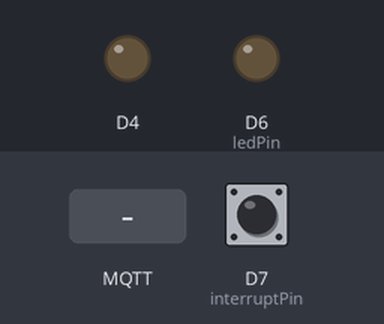
Bench run of a sketch on a simulated ESP8266 (NodeMCU). Shown: output pins drawn as LEDs (lit = HIGH). Wiring (inferred from the names in the program): MPU-6050 motion sensor at I2C address 0x68. The inputs (shaded band) are chosen by the test bench; at power-on: D7 (interruptPin) LOW. WiFi joins after 1.5 s; servers stay silent unless stated; random numbers use the default seed unless the sketch sets one; no MQTT or app messages arrive unless stated; what the sketch prints to the serial monitor is not drawn.

Above: at 4.2 s.
4.3 s: MQTT message "0" arrives on the first subscribed topic
At 5.4 s:
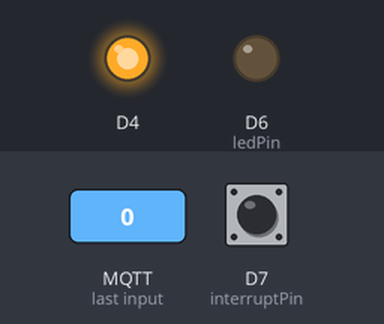
5.8 s: D7 (interruptPin) pulled HIGH for 0.15 s
At 6.5 s:
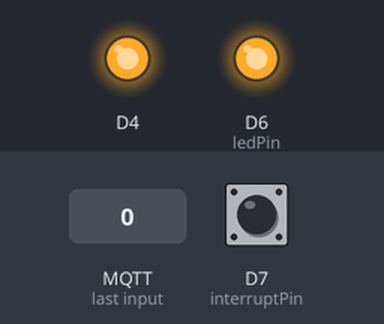
8.3 s: MQTT message "1" arrives on the first subscribed topic
At 9.5 s:
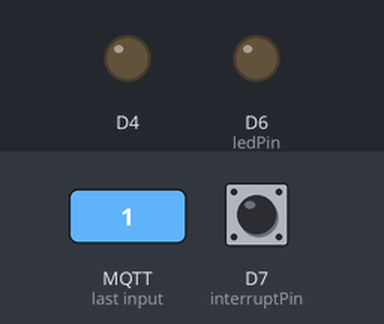
9.8 s: MQTT message "2" arrives on the first subscribed topic
At 10.8 s:
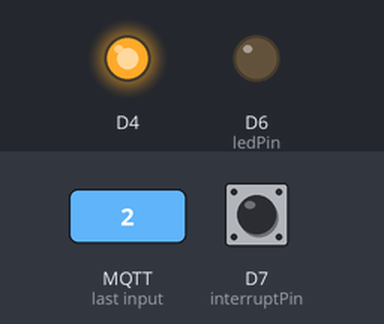
Timing chart, 0 to 12.3 s (numbered marks = the images above; inputs shaded):
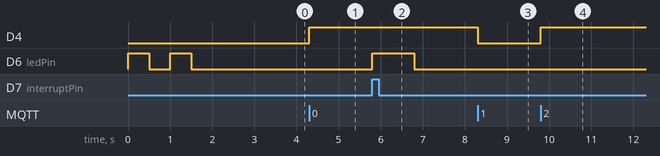

Measured:
- after the input at 4.3 s, D4: LOW → HIGH at once
- after the input at 5.8 s, D6 (ledPin): LOW → HIGH at once, → LOW 1.0 s later
- after the input at 8.3 s, D4: HIGH → LOW at once
- after the input at 9.8 s, D4: LOW → HIGH at once

The sketch:

Igelworkshop.ino
```cpp
#include <ESP8266WiFi.h>
#include <PubSubClient.h>
#include "Wire.h"
#define MPU6050_ADDR              0x68 // Alternatively set AD0 to HIGH  --> Address = 0x69
#define MPU6050_ACCEL_CONFIG      0x1C // Accelerometer Configuration Register
#define MPU6050_PWR_MGT_1         0x6B // Power Management 1 Register
#define MPU6050_INT_PIN_CFG       0x37 // Interrupt Pin / Bypass Enable Configuration Register
#define MPU6050_INT_ENABLE        0x38 // Interrupt Enable Register
#define MPU6050_LATCH_INT_EN      0x05 // Latch Enable Bit for Interrupt
#define MPU6050_ACTL              0x07 // Active-Low Enable Bit
#define MPU6050_WOM_EN            0x06 // Wake on Motion Enable bit
#define MPU6050_WOM_THR           0x1F // Wake on Motion Threshold Register
#define MPU6050_MOT_DUR           0x20 // Motion Detection Duration Register
#define MPU6050_ACCEL_INTEL_CTRL  0x69 // Accelaration Interrupt Control Register
#define MPU6050_SIGNAL_PATH_RESET 0x68 // Signal Path Reset Register
byte interruptPin=13;
byte ledPin=D6;
volatile bool accEvent = false;

const char* ssid = "FRITZ!Box Fon WLAN 7360"; // Hier  Netzwerknamen einsetzen
const char* password = ""; // Hier Passwort des Netzwerkes einsetzen
const char* mqtt_server = "62.75.187.126";
const char* myTobic = "igelalarm";

long timestamp = 0;

WiFiClient espClient;

void callback(char* topic, byte* payload, unsigned int length) {
  Serial.print("Message arrived [");
  Serial.print(topic);
  Serial.print("] ");
  for (int i = 0; i < length; i++) {
    Serial.print((char)payload[i]);
  }
  Serial.println();

  // Switch on the LED if an 1 was received as first character
  if ((char)payload[0] == '1') {
    Serial.println("Ich schalte die LED aus");
    digitalWrite(BUILTIN_LED, LOW);   // Turn the LED on (Note that LOW is the voltage level
    // but actually the LED is on; this is because
    // it is active low on the ESP-01)
  } else {
    Serial.println("Ich schalte die LED ein");
    digitalWrite(BUILTIN_LED, HIGH);  // Turn the LED off by making the voltage HIGH
  }

}
PubSubClient client(espClient);
unsigned long lastMsg = 0;
#define MSG_BUFFER_SIZE  (50)
char msg[MSG_BUFFER_SIZE];
int value = 0;

void setup_wifi() {

  delay(10);
  // We start by connecting to a WiFi network
  Serial.println();
  Serial.print("Connecting to ");
  Serial.println(ssid);

  WiFi.mode(WIFI_STA);
  WiFi.begin(ssid, password);

  while (WiFi.status() != WL_CONNECTED) {
    delay(500);
    Serial.print(".");
  }

  randomSeed(micros());

  Serial.println("");
  Serial.println("WiFi connected");
  Serial.println("IP address: ");
  Serial.println(WiFi.localIP());
}


void reconnect() {
  // Loop until we're reconnected
  while (!client.connected()) {
    Serial.print("Attempting MQTT connection...");
    // Create a random client ID
    String clientId = "ESP8266Client-";
    clientId += String(random(0xffff), HEX);
    // Attempt to connect

    if (client.connect(clientId.c_str())) {
      Serial.println("connected. now subscribing...");
      client.subscribe("LED");
      client.publish(myTobic, "Igel-Alarm-Melder bereit");
    } else {
      Serial.print("failed, rc=");
      Serial.print(client.state());
      Serial.println(" try again in 5 seconds");
      // Wait 5 seconds before retrying
      delay(5000);
    }
  }
}

void setup() {
  Wire.begin();
  writeRegister(MPU6050_PWR_MGT_1, 0);
  setInterrupt(1); // set Wake on Motion Interrupt / Sensitivity; 1(highest sensitivity) - 255
  pinMode(ledPin, OUTPUT);
  digitalWrite(D6, HIGH);
  delay(500);
  digitalWrite(D6, LOW);
  delay(500);
  digitalWrite(D6, HIGH);
  delay(500);
  digitalWrite(D6, LOW);
  pinMode(interruptPin, INPUT);
  pinMode(A0, INPUT);
  attachInterrupt(digitalPinToInterrupt(interruptPin), motion, RISING);
  pinMode(BUILTIN_LED, OUTPUT);     // Initialize the BUILTIN_LED pin as an output
  Serial.begin(9600);
  setup_wifi();
  client.setServer(mqtt_server, 1883);
  client.setCallback(callback);
}

void loop() {

  if (millis() - timestamp >30000) {
    client.publish(myTobic, "Igel-Alarm-Gerät immer noch betriebsbereit");
    timestamp = millis();
  }

  //Serial.println(analogRead(A0));

  if (!client.connected()) {
    reconnect();
  }
  client.loop();

  if(accEvent){
    Serial.println("Publishing message: BEWEGUNG REGISTRIERT");
    client.publish(myTobic, "BEWEGUNG REGISTRIERT");
    digitalWrite(ledPin, HIGH);
    delay(1000);
    digitalWrite(ledPin, LOW);
    accEvent = false;
    attachInterrupt(digitalPinToInterrupt(interruptPin), motion, RISING);
  }
  /*
  unsigned long now = millis();
  if (now - lastMsg > 2000) {
    lastMsg = now;
    ++value;
    snprintf (msg, MSG_BUFFER_SIZE, "hello world %ld", value);
    Serial.print("Publishing message: ");
    Serial.println(msg);
    client.publish(myTobic, msg);
  } */
}

void setInterrupt(byte threshold){
//writeRegister(MPU6050_SIGNAL_PATH_RESET, 0b00000111);  // not(?) needed
//writeRegister(MPU6050_INT_PIN_CFG, 1<<MPU6050_ACTL); // 1<<MPU6050_LATCH_INT_EN
  writeRegister(MPU6050_ACCEL_CONFIG, 0b00000001);
  writeRegister(MPU6050_WOM_THR, threshold);
  writeRegister(MPU6050_MOT_DUR, 0b00000001);  // set duration (LSB = 1 ms)
//writeRegister(MPU6050_ACCEL_INTEL_CTRL, 0x15);  // not needed (?)
  writeRegister(MPU6050_INT_ENABLE, 1<<MPU6050_WOM_EN);
}
void writeRegister(uint16_t reg, byte value){
  Wire.beginTransmission(MPU6050_ADDR);
  Wire.write(reg);
  Wire.write(value);
  Wire.endTransmission();
}
void motion(){
  accEvent = true;
  detachInterrupt(interruptPin);
}
```
